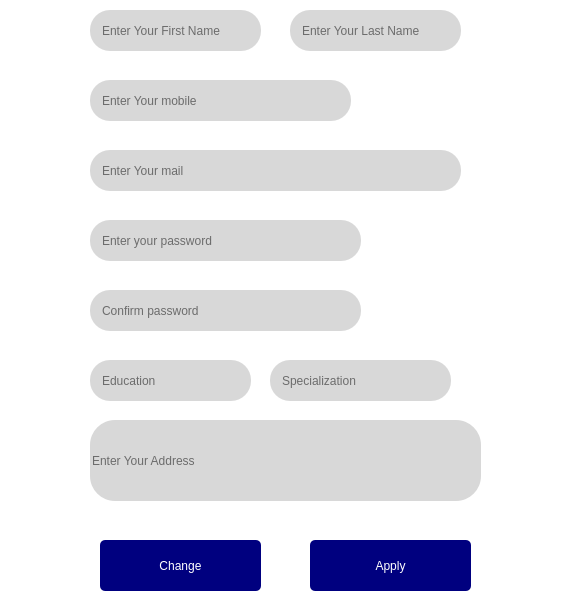
<?xml version="1.0" encoding="UTF-8"?>
<ui version="4.0">
 <class>DoctorProfile</class>
 <widget class="QWidget" name="DoctorProfile">
  <property name="geometry">
   <rect>
    <x>0</x>
    <y>0</y>
    <width>573</width>
    <height>607</height>
   </rect>
  </property>
  <property name="windowTitle">
   <string>Form</string>
  </property>
  <property name="styleSheet">
   <string notr="true">background-color: rgb(255, 255, 255);</string>
  </property>
  <widget class="QLineEdit" name="education">
   <property name="geometry">
    <rect>
     <x>90</x>
     <y>360</y>
     <width>161</width>
     <height>41</height>
    </rect>
   </property>
   <property name="styleSheet">
    <string notr="true">background-color: rgb(216, 216, 216);
border-radius: 20px;
padding-left:10px;</string>
   </property>
   <property name="placeholderText">
    <string>Education</string>
   </property>
  </widget>
  <widget class="QLabel" name="label_9">
   <property name="geometry">
    <rect>
     <x>30</x>
     <y>350</y>
     <width>51</width>
     <height>51</height>
    </rect>
   </property>
   <property name="text">
    <string/>
   </property>
   <property name="pixmap">
    <pixmap>images/school_45px.png</pixmap>
   </property>
  </widget>
  <widget class="QLabel" name="label_3">
   <property name="geometry">
    <rect>
     <x>30</x>
     <y>140</y>
     <width>51</width>
     <height>51</height>
    </rect>
   </property>
   <property name="text">
    <string/>
   </property>
   <property name="pixmap">
    <pixmap>images/gmail_logo_45px.png</pixmap>
   </property>
  </widget>
  <widget class="QLabel" name="label_5">
   <property name="geometry">
    <rect>
     <x>30</x>
     <y>210</y>
     <width>51</width>
     <height>51</height>
    </rect>
   </property>
   <property name="text">
    <string/>
   </property>
   <property name="pixmap">
    <pixmap>images/password_45px.png</pixmap>
   </property>
  </widget>
  <widget class="QLabel" name="label_7">
   <property name="geometry">
    <rect>
     <x>30</x>
     <y>440</y>
     <width>51</width>
     <height>51</height>
    </rect>
   </property>
   <property name="text">
    <string/>
   </property>
   <property name="pixmap">
    <pixmap>images/address_45px.png</pixmap>
   </property>
  </widget>
  <widget class="QLineEdit" name="lastName">
   <property name="geometry">
    <rect>
     <x>290</x>
     <y>10</y>
     <width>171</width>
     <height>41</height>
    </rect>
   </property>
   <property name="styleSheet">
    <string notr="true">background-color: rgb(216, 216, 216);
border-radius: 20px;
padding-left:10px;</string>
   </property>
   <property name="placeholderText">
    <string>Enter Your Last Name</string>
   </property>
  </widget>
  <widget class="QLabel" name="label_4">
   <property name="geometry">
    <rect>
     <x>30</x>
     <y>70</y>
     <width>51</width>
     <height>51</height>
    </rect>
   </property>
   <property name="text">
    <string/>
   </property>
   <property name="pixmap">
    <pixmap>images/add_phone_45px.png</pixmap>
   </property>
  </widget>
  <widget class="QLabel" name="label_2">
   <property name="geometry">
    <rect>
     <x>30</x>
     <y>0</y>
     <width>51</width>
     <height>51</height>
    </rect>
   </property>
   <property name="text">
    <string/>
   </property>
   <property name="pixmap">
    <pixmap>images/user_45px.png</pixmap>
   </property>
  </widget>
  <widget class="QLineEdit" name="email">
   <property name="geometry">
    <rect>
     <x>90</x>
     <y>150</y>
     <width>371</width>
     <height>41</height>
    </rect>
   </property>
   <property name="styleSheet">
    <string notr="true">background-color: rgb(216, 216, 216);
border-radius: 20px;
padding-left:10px;</string>
   </property>
   <property name="placeholderText">
    <string>Enter Your mail</string>
   </property>
  </widget>
  <widget class="QLineEdit" name="specialization">
   <property name="geometry">
    <rect>
     <x>270</x>
     <y>360</y>
     <width>181</width>
     <height>41</height>
    </rect>
   </property>
   <property name="styleSheet">
    <string notr="true">background-color: rgb(216, 216, 216);
border-radius: 20px;
padding-left:10px;</string>
   </property>
   <property name="placeholderText">
    <string>Specialization</string>
   </property>
  </widget>
  <widget class="QLineEdit" name="password">
   <property name="geometry">
    <rect>
     <x>90</x>
     <y>220</y>
     <width>271</width>
     <height>41</height>
    </rect>
   </property>
   <property name="styleSheet">
    <string notr="true">background-color: rgb(216, 216, 216);
border-radius: 20px;
padding-left:10px;</string>
   </property>
   <property name="echoMode">
    <enum>QLineEdit::Password</enum>
   </property>
   <property name="placeholderText">
    <string>Enter your password</string>
   </property>
  </widget>
  <widget class="QLineEdit" name="cnfrmPassword">
   <property name="geometry">
    <rect>
     <x>90</x>
     <y>290</y>
     <width>271</width>
     <height>41</height>
    </rect>
   </property>
   <property name="styleSheet">
    <string notr="true">background-color: rgb(216, 216, 216);
border-radius: 20px;
padding-left:10px;</string>
   </property>
   <property name="echoMode">
    <enum>QLineEdit::Password</enum>
   </property>
   <property name="placeholderText">
    <string>Confirm password</string>
   </property>
  </widget>
  <widget class="QPushButton" name="registerButton">
   <property name="geometry">
    <rect>
     <x>100</x>
     <y>540</y>
     <width>161</width>
     <height>51</height>
    </rect>
   </property>
   <property name="cursor">
    <cursorShape>PointingHandCursor</cursorShape>
   </property>
   <property name="styleSheet">
    <string notr="true">color: rgb(255, 255, 255);
background-color: rgb(0, 0, 127);
border-radius:5px;
font: 16pt &quot;Segoe UI&quot;;</string>
   </property>
   <property name="text">
    <string>Change</string>
   </property>
  </widget>
  <widget class="QLineEdit" name="firstname">
   <property name="geometry">
    <rect>
     <x>90</x>
     <y>10</y>
     <width>171</width>
     <height>41</height>
    </rect>
   </property>
   <property name="styleSheet">
    <string notr="true">background-color: rgb(216, 216, 216);
border-radius: 20px;
padding-left:10px;</string>
   </property>
   <property name="placeholderText">
    <string>Enter Your First Name</string>
   </property>
  </widget>
  <widget class="QLineEdit" name="address">
   <property name="geometry">
    <rect>
     <x>90</x>
     <y>420</y>
     <width>391</width>
     <height>81</height>
    </rect>
   </property>
   <property name="styleSheet">
    <string notr="true">background-color: rgb(216, 216, 216);
border-radius: 25px;</string>
   </property>
   <property name="placeholderText">
    <string>Enter Your Address</string>
   </property>
  </widget>
  <widget class="QLineEdit" name="mobile">
   <property name="geometry">
    <rect>
     <x>90</x>
     <y>80</y>
     <width>261</width>
     <height>41</height>
    </rect>
   </property>
   <property name="styleSheet">
    <string notr="true">background-color: rgb(216, 216, 216);
border-radius: 20px;
padding-left:10px;</string>
   </property>
   <property name="placeholderText">
    <string>Enter Your mobile</string>
   </property>
  </widget>
  <widget class="QLabel" name="label_6">
   <property name="geometry">
    <rect>
     <x>30</x>
     <y>280</y>
     <width>51</width>
     <height>51</height>
    </rect>
   </property>
   <property name="text">
    <string/>
   </property>
   <property name="pixmap">
    <pixmap>images/password_reset_45px.png</pixmap>
   </property>
  </widget>
  <widget class="QPushButton" name="registerButton_2">
   <property name="geometry">
    <rect>
     <x>310</x>
     <y>540</y>
     <width>161</width>
     <height>51</height>
    </rect>
   </property>
   <property name="cursor">
    <cursorShape>PointingHandCursor</cursorShape>
   </property>
   <property name="styleSheet">
    <string notr="true">color: rgb(255, 255, 255);
background-color: rgb(0, 0, 127);
border-radius:5px;
font: 16pt &quot;Segoe UI&quot;;</string>
   </property>
   <property name="text">
    <string>Apply</string>
   </property>
  </widget>
 </widget>
 <resources/>
 <connections/>
</ui>
